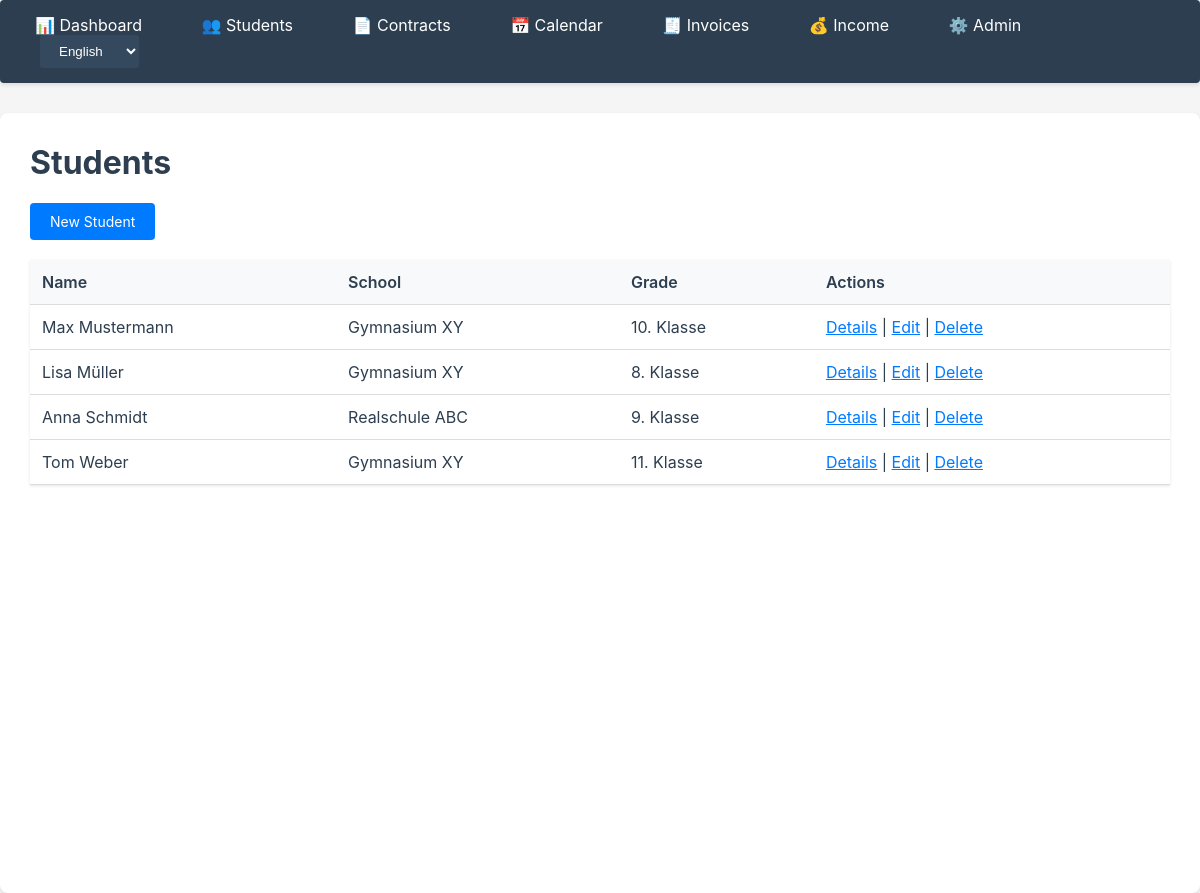
The page /students/ on the database its author committed.
### apps/students/models.py (models this page shows, shortened)
class Student(models.Model):
    first_name = models.CharField(max_length=100)
    last_name = models.CharField(max_length=100)
    email = models.EmailField(blank=True, null=True)
    phone = models.CharField(max_length=20, blank=True, null=True)
    school = models.CharField(
        max_length=200,
        blank=True,
        null=True,
        help_text=_("School name")
    )
    grade = models.CharField(
        max_length=50,
        blank=True,
        null=True,
        help_text=_("Grade/Level (e.g., '10th grade', 'Q1')")
    )
    subjects = models.CharField(
        max_length=500,
        blank=True,
        null=True,
        help_text=_("Subjects (comma-separated, e.g., 'Math, German, English')")
    )
    notes = models.TextField(
        blank=True,
        null=True,
        help_text=_("Additional notes about the student")
    )
    created_at = models.DateTimeField(auto_now_add=True)
    updated_at = models.DateTimeField(auto_now=True)
    class Meta:
        ordering = ['last_name', 'first_name']
        verbose_name = _('Student')
        verbose_name_plural = _('Students')
    @property
    def full_name(self):
        return f"{self.first_name} {self.last_name}"

### apps/students/views.py (the view)
# urls.py: path('', views.StudentListView.as_view(), name='list'),
class StudentListView(ListView):
    model = Student
    template_name = 'students/student_list.html'
    context_object_name = 'students'
    paginate_by = 20

### apps/students/templates/students/student_list.html (shortened to what this page needs)
{% extends 'core/base.html' %}
{% load i18n %}
{% block content %}
<h1>{% trans "Students" %}</h1>
<a href="{% url 'students:create' %}" class="btn">{% trans "New Student" %}</a>
<table>
    <thead>
        <tr>
            <th>{% trans "Name" %}</th>
            <th>{% trans "School" %}</th>
            <th>{% trans "Grade" %}</th>
            <th>{% trans "Actions" %}</th>
        </tr>
    </thead>
    <tbody>
        {% for student in students %}
        <tr>
            <td>{{ student.full_name }}</td>
            <td>{{ student.school|default:"-" }}</td>
            <td>{{ student.grade|default:"-" }}</td>
            <td>
                <a href="{% url 'students:detail' student.pk %}">{% trans "Details" %}</a> |
                <a href="{% url 'students:update' student.pk %}">{% trans "Edit" %}</a> |
                <a href="{% url 'students:delete' student.pk %}">{% trans "Delete" %}</a>
            </td>
        </tr>
        {% empty %}
        <tr><td colspan="4">{% trans "No students available." %}</td></tr>
        {% endfor %}
    </tbody>
</table>
{% endblock %}

### apps/core/templates/core/base.html (style rules this page uses)
body { font-family: -apple-system, BlinkMacSystemFont, 'Segoe UI', Arial, sans-serif; margin: 0; padding: 0; background: #f5f5f5; color: #2c3e50; }
table { width: 100%; border-collapse: collapse; margin-top: 20px; box-shadow: 0 1px 3px rgba(0,0,0,0.1); }
th, td { padding: 12px; text-align: left; border-bottom: 1px solid #ddd; color: #2c3e50; }
th { background: #f8f9fa; font-weight: 600; color: #2c3e50; }
.btn { display: inline-block; padding: 10px 20px; background: #007bff; color: white; text-decoration: none; border-radius: 4px; border: none; cursor: pointer; font-size: 14px; transition: background 0.2s; }
h1 { color: #2c3e50; margin-top: 0; }
a { color: #007bff; }

### rows shown on the page
Student: full_name "Max Mustermann", school "Gymnasium XY", grade "10. Klasse"
Student: full_name "Lisa Müller", school "Gymnasium XY", grade "8. Klasse"
Student: full_name "Anna Schmidt", school "Realschule ABC", grade "9. Klasse"
Student: full_name "Tom Weber", school "Gymnasium XY", grade "11. Klasse"

### other values the page prints
form field language "English"
